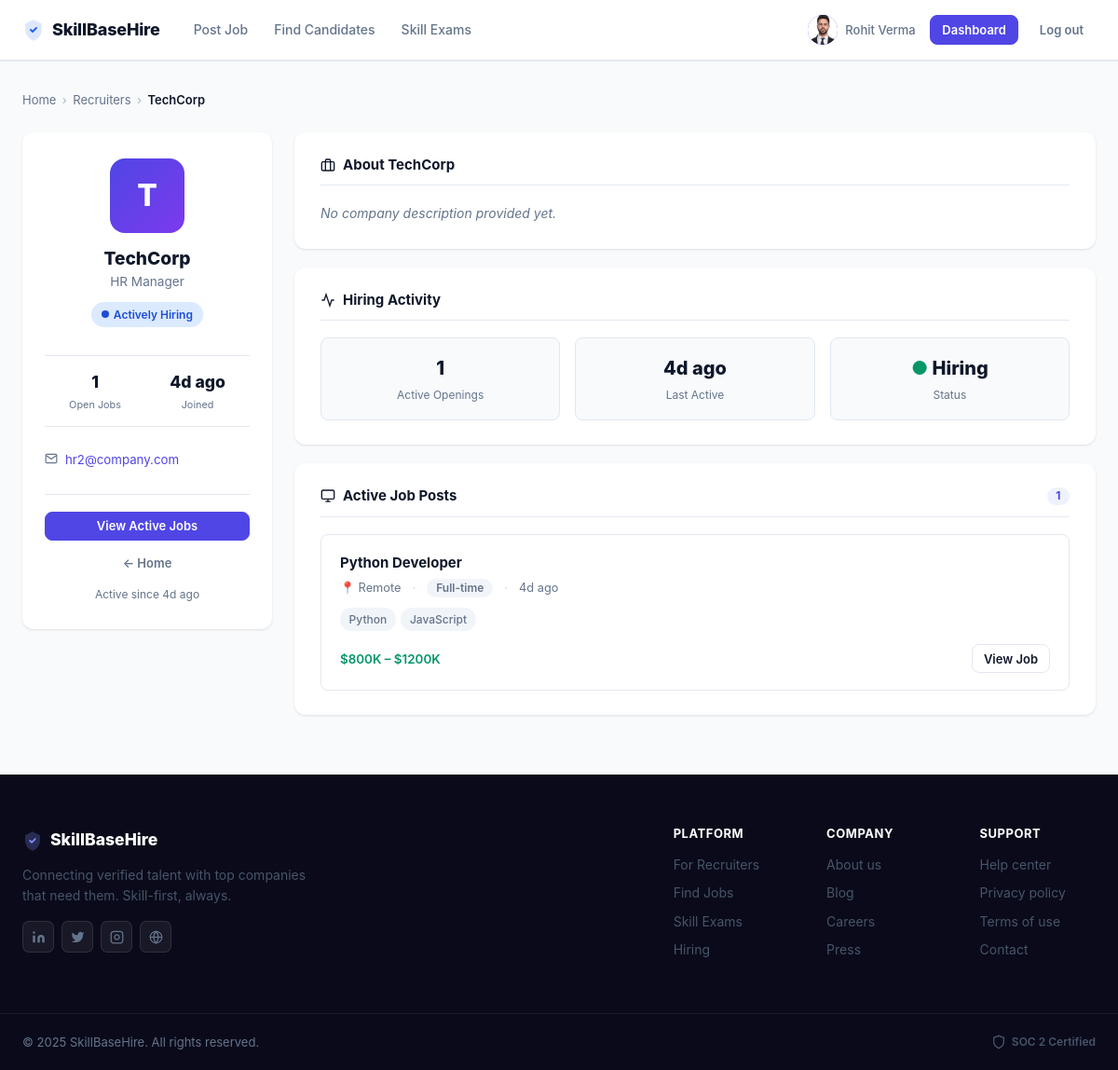
/recruiters/4 (signed in), run on the app's committed database.
### tables this page shows
CREATE TABLE users (
                id INTEGER PRIMARY KEY AUTOINCREMENT,
                name TEXT NOT NULL,
                email TEXT UNIQUE NOT NULL,
                password_hash TEXT NOT NULL,
                role TEXT NOT NULL CHECK(role IN ('candidate','recruiter')),
                created_at TIMESTAMP DEFAULT CURRENT_TIMESTAMP
            , email_verified INTEGER DEFAULT 1, verification_token TEXT);

CREATE TABLE recruiter_profiles (
                id INTEGER PRIMARY KEY AUTOINCREMENT,
                user_id INTEGER UNIQUE NOT NULL,
                company TEXT NOT NULL,
                company_bio TEXT DEFAULT '',
                website TEXT DEFAULT '', phone TEXT DEFAULT '', job_title TEXT DEFAULT '', company_size TEXT DEFAULT '', industry TEXT DEFAULT '', company_location TEXT DEFAULT '', profile_photo TEXT,
                FOREIGN KEY (user_id) REFERENCES users(id)
            );

CREATE TABLE jobs (
                id INTEGER PRIMARY KEY AUTOINCREMENT,
                recruiter_id INTEGER NOT NULL,
                title TEXT NOT NULL,
                company TEXT NOT NULL,
                location TEXT NOT NULL,
                job_type TEXT NOT NULL DEFAULT 'Full-time',
                description TEXT NOT NULL,
                requirements TEXT DEFAULT '',
                salary_min INTEGER DEFAULT 0,
                salary_max INTEGER DEFAULT 0,
                active INTEGER DEFAULT 1,
                created_at TIMESTAMP DEFAULT CURRENT_TIMESTAMP, skill_test_mandatory INTEGER DEFAULT 0,
                FOREIGN KEY (recruiter_id) REFERENCES users(id)
            );

### app.py (the view)
@app.route('/recruiters/<int:recruiter_id>')
def recruiter_detail(recruiter_id):
    db = get_db()
    recruiter = db.execute('''
        SELECT u.id, u.name, u.email, u.created_at,
               rp.company, rp.company_bio, rp.website, rp.profile_photo
        FROM users u LEFT JOIN recruiter_profiles rp ON u.id = rp.user_id
        WHERE u.id = ? AND u.role = 'recruiter'
    ''', [recruiter_id]).fetchone()
    if not recruiter:
        return render_template('recruiter_detail.html', recruiter=None, jobs=[],
                               user=get_current_user())
    jobs = db.execute('''
        SELECT j.*,
               (SELECT GROUP_CONCAT(s.name, ', ')
                FROM job_skills js JOIN skills s ON js.skill_id = s.id
                WHERE js.job_id = j.id) AS skills_list
        FROM jobs j WHERE j.recruiter_id = ? AND j.active = 1
        ORDER BY j.created_at DESC
    ''', [recruiter_id]).fetchall()
    return render_template('recruiter_detail.html', recruiter=recruiter, jobs=jobs,
                           user=get_current_user())

### templates/recruiter_detail.html (shortened to what this page needs)
{% extends "base.html" %}
{% block content %}
<div class="rd-page">
  <div class="container">
    {% if not recruiter %}
    <div class="rd-not-found">
      <div class="rd-not-found-icon">🏢</div>
      <h2>Recruiter Not Found</h2>
      <p>This recruiter profile doesn't exist or has been removed.</p>
      <a href="{{ url_for('home') }}" class="btn btn-primary">Go Back</a>
    </div>
    {% else %}
    <nav class="rd-breadcrumb" aria-label="Breadcrumb">
      <a href="{{ url_for('home') }}">Home</a>
      <span class="rd-sep">›</span>
      <span>Recruiters</span>
      <span class="rd-sep">›</span>
      <strong>{{ recruiter.company }}</strong>
    </nav>
    <div class="rd-layout">
      <aside>
        <div class="rd-profile-card">
          {% if session.get('user_id') == recruiter.id and session.get('role') == 'recruiter' %}
            <div id="puc-recruiter-detail" style="display:flex;justify-content:center;margin:0 auto 1rem;"></div>
          {% else %}
            <div class="rd-avatar" aria-label="{{ recruiter.company }}">
              {% if recruiter.profile_photo %}
                <img src="/static/uploads/photos/{{ recruiter.profile_photo }}" alt="{{ recruiter.company }}" style="width:100%;height:100%;object-fit:cover;display:block;">
              {% else %}
                {{ recruiter.company[0].upper() }}
              {% endif %}
            </div>
          {% endif %}
          <h1 class="rd-company-name">{{ recruiter.company }}</h1>
          <div class="rd-recruiter-sub">{{ recruiter.name }}</div>
          {% if jobs | length > 0 %}
          <div class="rd-hiring-badge">
            <svg width="8" height="8" viewBox="0 0 8 8"><circle cx="4" cy="4" r="4" fill="currentColor"/></svg>
            Actively Hiring
          </div>
          {% endif %}
          <div class="rd-stat-row">
            <div class="rd-stat-item">
              <div class="rd-stat-num">{{ jobs | length }}</div>
              <div class="rd-stat-lbl">Open Jobs</div>
            </div>
            <div class="rd-stat-item">
              <div class="rd-stat-num">{{ recruiter.created_at | timeago }}</div>
              <div class="rd-stat-lbl">Joined</div>
            </div>
          </div>
          <ul class="rd-meta-list">
            <li>
              <span class="mi-icon">
                <svg width="14" height="14" viewBox="0 0 24 24" fill="none" stroke="currentColor" stroke-width="2"><path d="M4 4h16c1.1 0 2 .9 2 2v12c0 1.1-.9 2-2 2H4c-1.1 0-2-.9-2-2V6c0-1.1.9-2 2-2z"/><polyline points="22,6 12,13 2,6"/></svg>
              </span>
              <a href="mailto:{{ recruiter.email }}">{{ recruiter.email }}</a>
            </li>
          </ul>
          <hr class="rd-divider">
          <div class="rd-actions">
            {% if session.get('role') == 'candidate' %}
              <a href="#active-jobs" class="btn btn-primary btn-full btn-sm">View Active Jobs</a>
              <a href="mailto:{{ recruiter.email }}" class="btn btn-outline btn-full btn-sm">Contact Recruiter</a>
              <a href="{{ url_for('jobs') }}" class="btn btn-ghost btn-full btn-sm">Browse All Jobs</a>
            {% elif user and user.id == recruiter.id %}
              <a href="{{ url_for('post_job') }}" class="btn btn-primary btn-full btn-sm">+ Post New Job</a>
              <a href="{{ url_for('recruiter_dashboard') }}" class="btn btn-outline btn-full btn-sm">Manage Jobs</a>
              <a href="{{ url_for('search_candidates') }}" class="btn btn-ghost btn-full btn-sm">Find Candidates</a>
            {% else %}
              {% if jobs | length > 0 %}
                <a href="#active-jobs" class="btn btn-primary btn-full btn-sm">View Active Jobs</a>
              {% endif %}
              <a href="{{ url_for('home') }}" class="btn btn-ghost btn-full btn-sm">← Home</a>
            {% endif %}
          </div>
          <div class="rd-joined">Active since {{ recruiter.created_at | timeago }}</div>
        </div>
      </aside>
      <div class="rd-main">
        <div class="rd-card">
          <h2 class="rd-card-title">
            <span style="display:flex;align-items:center;gap:.5rem">
              <svg width="16" height="16" viewBox="0 0 24 24" fill="none" stroke="currentColor" stroke-width="2"><rect x="2" y="7" width="20" height="14" rx="2"/><path d="M16 21V5a2 2 0 00-2-2h-4a2 2 0 00-2 2v16"/></svg>
              About {{ recruiter.company }}
            </span>
          </h2>
          {% if recruiter.company_bio %}
            <p class="rd-about">{{ recruiter.company_bio }}</p>
          {% else %}
            <p class="rd-about" style="font-style:italic">No company description provided yet.</p>
          {% endif %}
        </div>
        <div class="rd-card">
          <h2 class="rd-card-title">
            <span style="display:flex;align-items:center;gap:.5rem">
              <svg width="16" height="16" viewBox="0 0 24 24" fill="none" stroke="currentColor" stroke-width="2"><polyline points="22 12 18 12 15 21 9 3 6 12 2 12"/></svg>
              Hiring Activity
            </span>
          </h2>
          <div class="rd-activity-grid">
            <div class="rd-activity-box">
              <div class="rd-activity-val">{{ jobs | length }}</div>
              <div class="rd-activity-lbl">Active Openings</div>
            </div>
            <div class="rd-activity-box">
              <div class="rd-activity-val">{{ recruiter.created_at | timeago }}</div>
              <div class="rd-activity-lbl">Last Active</div>
            </div>
            <div class="rd-activity-box">
              <div class="rd-activity-val">
                {% if jobs | length > 0 %}
                  <span style="color:var(--success)">●</span> Hiring
                {% else %}
                  <span style="color:var(--text-muted)">●</span> None
                {% endif %}
              </div>
              <div class="rd-activity-lbl">Status</div>
            </div>
          </div>
        </div>
        <div class="rd-card" id="active-jobs">
          <h2 class="rd-card-title">
            <span style="display:flex;align-items:center;gap:.5rem">
              <svg width="16" height="16" viewBox="0 0 24 24" fill="none" stroke="currentColor" stroke-width="2"><rect x="2" y="3" width="20" height="14" rx="2"/><line x1="8" y1="21" x2="16" y2="21"/><line x1="12" y1="17" x2="12" y2="21"/></svg>
              Active Job Posts
            </span>
            {% if jobs | length > 0 %}
              <span class="rd-card-count">{{ jobs | length }}</span>
            {% endif %}
          </h2>
          {% if jobs %}
            {% for job in jobs %}
            <div class="rd-job-card">
              <div class="rd-job-title">{{ job.title }}</div>
              <div class="rd-job-meta">
                <span>📍 {{ job.location }}</span>
                <span class="rd-job-meta-dot">·</span>
                <span class="badge badge-gray">{{ job.job_type }}</span>
                <span class="rd-job-meta-dot">·</span>
                <span>{{ job.created_at | timeago }}</span>
              </div>
              {% if job.skills_list %}
              <div class="rd-job-skills">
                {% for skill_name in job.skills_list.split(', ') %}
                  <span class="rd-job-skill-tag">{{ skill_name }}</span>
                {% endfor %}
              </div>
              {% endif %}
              <div class="rd-job-foot">
                <div>
                  {% if job.salary_min or job.salary_max %}
                    <span class="rd-job-salary">
                      {% if job.salary_min and job.salary_max %}${{ job.salary_min // 1000 }}K – ${{ job.salary_max // 1000 }}K
                      {% elif job.salary_min %}${{ job.salary_min // 1000 }}K+
                      {% else %}Up to ${{ job.salary_max // 1000 }}K{% endif %}
                    </span>
                  {% else %}
                    <span class="rd-job-posted">{{ job.created_at | timeago }}</span>
                  {% endif %}
                </div>
                <div class="rd-job-actions">
                  <a href="{{ url_for('job_detail', job_id=job.id) }}" class="btn btn-outline btn-sm">View Job</a>
                </div>
              </div>
            </div>
            {% endfor %}
          {% else %}
            <p class="rd-empty">No active job postings at the moment.</p>
          {% endif %}
        </div>
      </div>
    </div>
    {% endif %}
  </div>
</div>
{% endblock %}

### templates/base.html (shortened to what this page needs)
<!DOCTYPE html>
<html lang="en">
<head>
  <link rel="stylesheet" href="{{ url_for('static', filename='style.css') }}">
</head>
<body>
<header class="navbar">
  <div class="container navbar-inner">
    <a href="{{ url_for('home') }}" class="navbar-brand">
      SkillBaseHire
    </a>
    <nav class="navbar-menu" id="navMenu">
      {% if not session.get('user_id') %}
        <a href="{{ url_for('recruiter_signup') }}">For Recruiters</a>
        <a href="{{ url_for('candidate_signup') }}">For Candidates</a>
        <a href="{{ url_for('skills_page') }}" class="{{ 'active' if request.endpoint == 'skills_page' else '' }}">Skill Exams</a>
        <a href="{{ url_for('jobs') }}" class="{{ 'active' if request.endpoint == 'jobs' else '' }}">Find Jobs</a>
      {% elif session.get('role') == 'candidate' %}
        <a href="{{ url_for('jobs') }}" class="{{ 'active' if request.endpoint == 'jobs' else '' }}">Find Jobs</a>
        <a href="{{ url_for('skills_page') }}" class="{{ 'active' if request.endpoint == 'skills_page' else '' }}">Skill Exams</a>
      {% else %}
        <a href="{{ url_for('post_job') }}">Post Job</a>
        <a href="{{ url_for('search_candidates') }}">Find Candidates</a>
        <a href="{{ url_for('skills_page') }}">Skill Exams</a>
      {% endif %}
    </nav>
    <div class="navbar-actions">
      {% if session.get('user_id') %}
        <a href="{{ url_for('recruiter_detail', recruiter_id=session.get('user_id')) if session.get('role') == 'recruiter' else url_for('candidate_profile') }}"
           class="nav-user-info nav-profile-link"
           aria-label="View my profile">
          <div class="nav-avatar">
            {% if session.get('profile_photo') %}
              <img src="/static/uploads/photos/{{ session.get('profile_photo') }}" class="avatar-img" alt="{{ session.get('name','') }}">
            {% else %}
              {{ session.get('name','?')[0].upper() }}
            {% endif %}
          </div>
          <span class="nav-name">{{ session.get('name','') }}</span>
        </a>
        {% if session.get('role') == 'recruiter' %}
          <a href="{{ url_for('recruiter_dashboard') }}" class="btn btn-sm btn-primary">Dashboard</a>
        {% endif %}
        <form action="{{ url_for('logout') }}" method="post" style="display:inline">
          <button type="submit" class="btn btn-sm btn-ghost">Log out</button>
        </form>
      {% else %}
        <a href="{{ url_for('candidate_login') }}" class="btn btn-sm btn-login">Log in</a>
        <a href="{{ url_for('candidate_signup') }}" class="btn btn-sm btn-primary">Sign up</a>
      {% endif %}
    </div>
  </div>
</header>
<main>{% block content %}{% endblock %}</main>
<footer class="footer">
  <div class="container footer-inner">
    <div class="footer-brand">
      <div class="footer-logo">
        SkillBaseHire
      </div>
      <p>Connecting verified talent with top companies<br>that need them. Skill-first, always.</p>
      <div class="footer-social">
        <a href="#" class="footer-social-icon" title="LinkedIn">
          <svg width="15" height="15" viewBox="0 0 24 24" fill="currentColor"><path d="M16 8a6 6 0 016 6v7h-4v-7a2 2 0 00-2-2 2 2 0 00-2 2v7h-4v-7a6 6 0 016-6zM2 9h4v12H2z"/><circle cx="4" cy="4" r="2" fill="currentColor"/></svg>
        </a>
        <a href="#" class="footer-social-icon" title="Twitter">
          <svg width="15" height="15" viewBox="0 0 24 24" fill="currentColor"><path d="M23 3a10.9 10.9 0 01-3.14 1.53 4.48 4.48 0 00-7.86 3v1A10.66 10.66 0 013 4s-4 9 5 13a11.64 11.64 0 01-7 2c9 5 20 0 20-11.5a4.5 4.5 0 00-.08-.83A7.72 7.72 0 0023 3z"/></svg>
        </a>
        <a href="#" class="footer-social-icon" title="Instagram">
          <svg width="15" height="15" viewBox="0 0 24 24" fill="none" stroke="currentColor" stroke-width="2"><rect x="2" y="2" width="20" height="20" rx="5"/><path d="M16 11.37A4 4 0 1112.63 8 4 4 0 0116 11.37z"/><line x1="17.5" y1="6.5" x2="17.51" y2="6.5"/></svg>
        </a>
        <a href="#" class="footer-social-icon" title="Website">
          <svg width="15" height="15" viewBox="0 0 24 24" fill="none" stroke="currentColor" stroke-width="2"><circle cx="12" cy="12" r="10"/><line x1="2" y1="12" x2="22" y2="12"/><path d="M12 2a15.3 15.3 0 014 10 15.3 15.3 0 01-4 10 15.3 15.3 0 01-4-10 15.3 15.3 0 014-10z"/></svg>
        </a>
      </div>
    </div>
    <div class="footer-links-4">
      <div>
        <h4>Platform</h4>
        <a href="{{ url_for('recruiter_signup') }}">For Recruiters</a>
        <a href="{{ url_for('jobs') }}">Find Jobs</a>
        <a href="{{ url_for('skills_page') }}">Skill Exams</a>
        <a href="{{ url_for('recruiter_signup') }}">Hiring</a>
      </div>
      <div>
        <h4>Company</h4>
        <a href="#">About us</a>
        <a href="#">Blog</a>
        <a href="#">Careers</a>
        <a href="#">Press</a>
      </div>
      <div>
        <h4>Support</h4>
        <a href="#">Help center</a>
        <a href="#">Privacy policy</a>
        <a href="#">Terms of use</a>
        <a href="#">Contact</a>
      </div>
    </div>
  </div>
  <div class="footer-bottom">
    <div class="container footer-bottom-row">
      <p>© 2025 SkillBaseHire. All rights reserved.</p>
      <div class="soc2-badge">
        <svg width="16" height="16" viewBox="0 0 24 24" fill="none" stroke="currentColor" stroke-width="2"><path d="M12 22s8-4 8-10V5l-8-3-8 3v7c0 6 8 10 8 10z"/></svg>
        SOC 2 Certified
      </div>
    </div>
  </div>
</footer>
</body>
</html>

### data on the page
users: get "Rohit Verma"
recruiter_profiles: company "TechCorp", company "T"
users: name "HR Manager", created_at "4d ago", email "hr2@company.com"
jobs: title "Python Developer", location "Remote", job_type "Full-time", created_at "4d ago", skill_name "Python" "JavaScript", salary_min "800", salary_max "1200"

### other printed values
{{ jobs | length }} "1"
